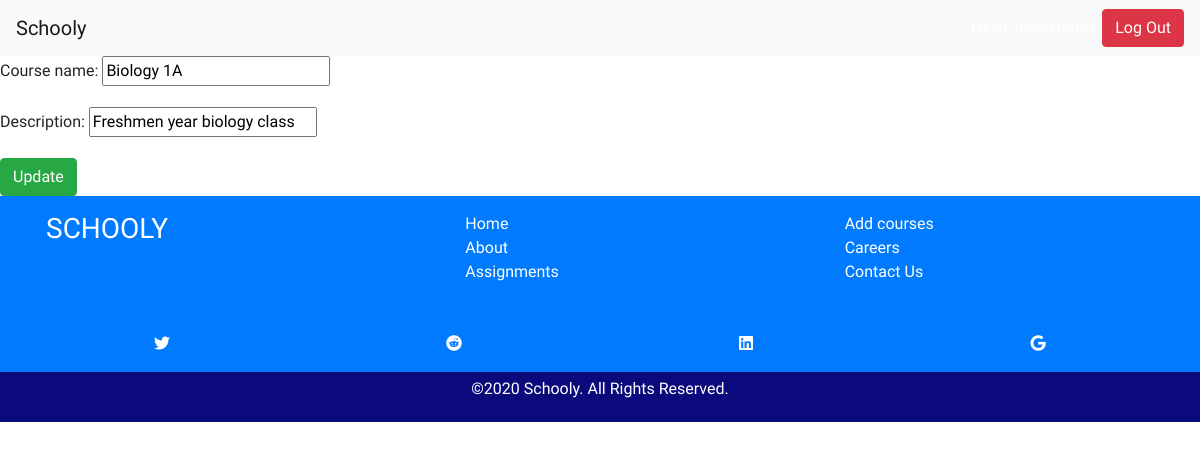
Before: /courses/1/edit/ (signed in) with the older database file.
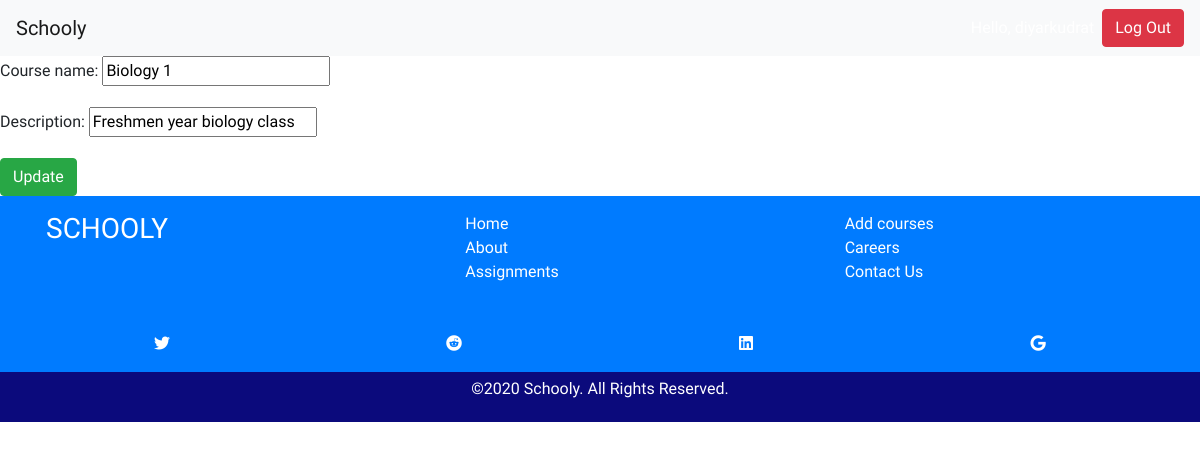
After: the same page with the newer database file.
### classes/models.py (models this page shows, shortened)
class Course(models.Model):
    course_name = models.CharField(max_length=150)
    slug = models.CharField(max_length=30, blank=True, editable=False,
                            help_text="Unique URL path to access this page. Generated by the system.")
    course_teacher = models.CharField(max_length=150, null=True)
    description = models.CharField(max_length=250)
    assigments = models.ManyToManyField(Assignment, blank=True, null=True, related_name="course_assignments")

### classes/views.py (the view)
# urls.py: path('courses/<int:pk>/edit/', views.CourseEditView.as_view(), name="edit-course-page"),
@method_decorator([login_required], name='dispatch')
class CourseEditView(UpdateView):
    model = Course
    fields = ['course_name', 'description']
    template_name = 'course_edit.html'
    success_url = reverse_lazy('course-list')

### classes/templates/course_edit.html
{% extends 'base.html' %}
{% block content %}
<form method="post">{% csrf_token %}
    {{ form.as_p }}
    <input type="submit" class="btn btn-success" value="Update">
</form>
{% endblock %}

Changed rows visible on the page:
changed Course "Freshmen year biology class": course_name "Biology 1A" → "Biology 1"
